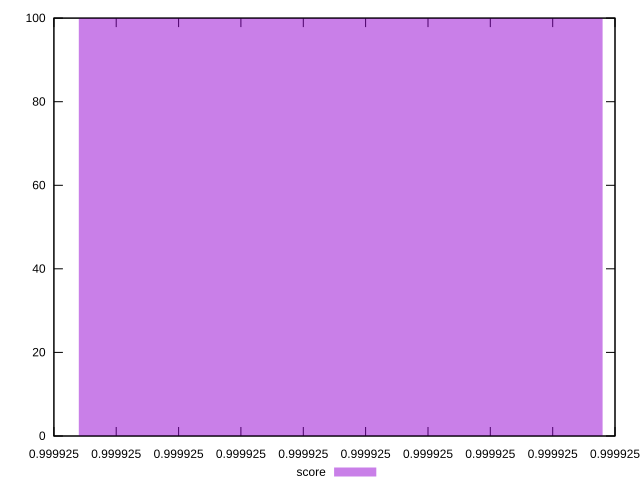

This figure's gnuplot source:
reset

$score <<EOF
0.999924629287 100
EOF

set key outside below
set boxwidth 1e-12
set xrange [0.9899246292865362:1.0099246292865363]
set yrange [0:100]
set trange [0:100]
set style fill transparent solid 0.5 noborder
set terminal svg size 640, 490 enhanced background rgb 'white'
set output "report_00007_2020-12-11T15:55:29.892Z/uses-long-cache-ttl/samples/pages+cached+noexternal+nocss/score/histogram.svg"

plot $score title "score" with boxes

reset
